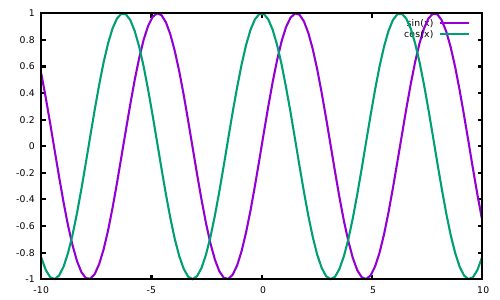

The gnuplot source for this figure:
set terminal pdf font ",10" linewidth 3
set output 'example2-gnuplottex-fig1.pdf'
    plot sin(x), cos(x)
